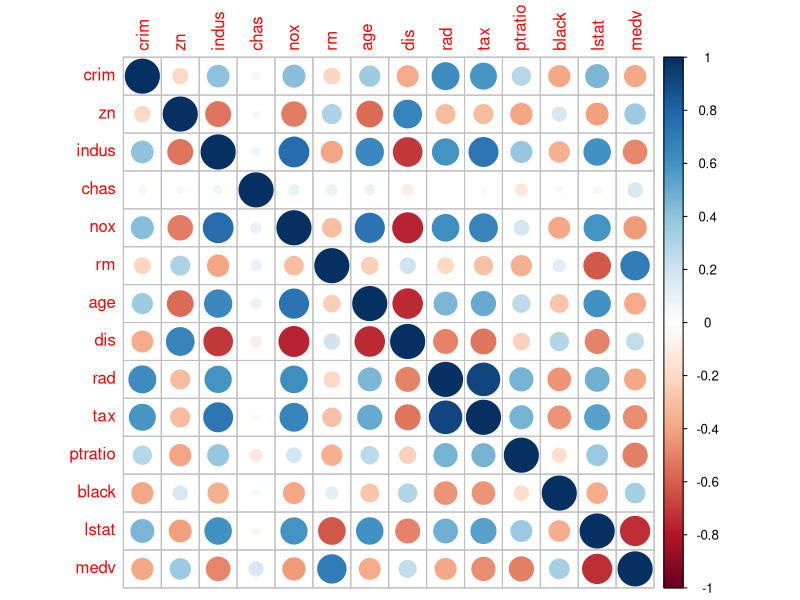
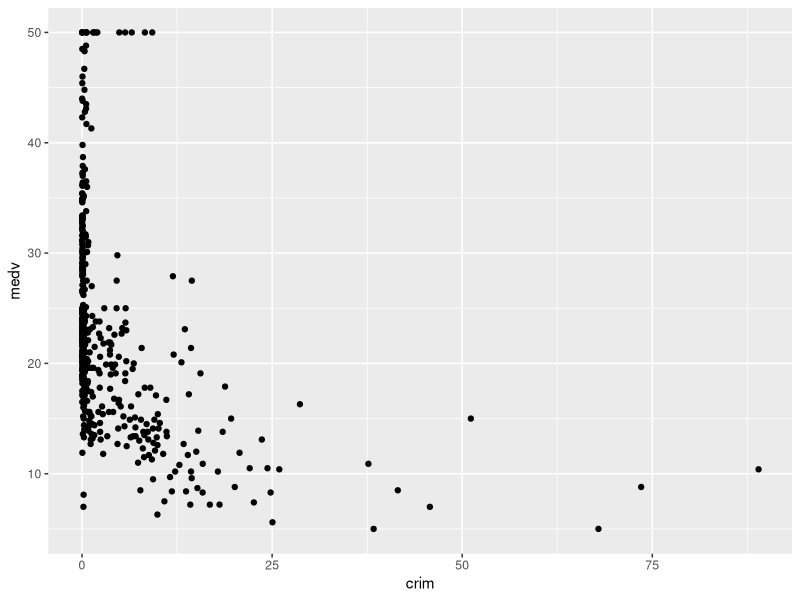
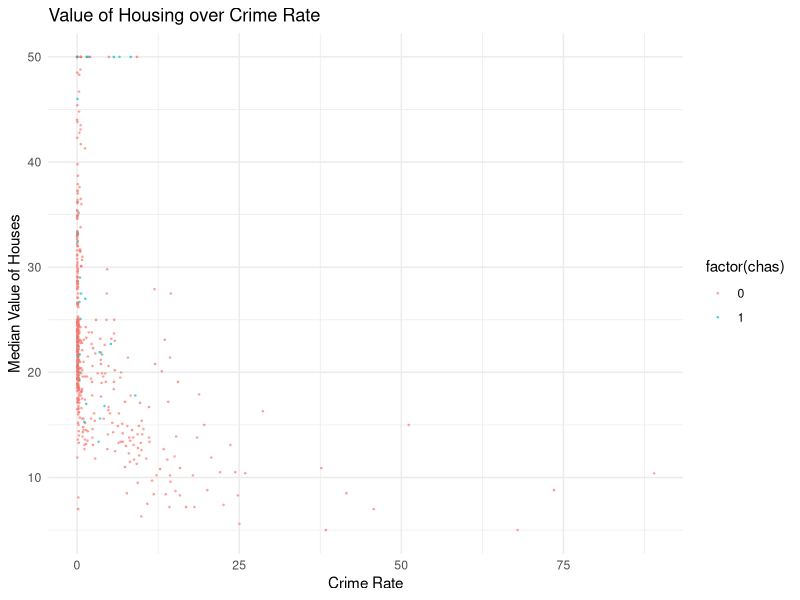
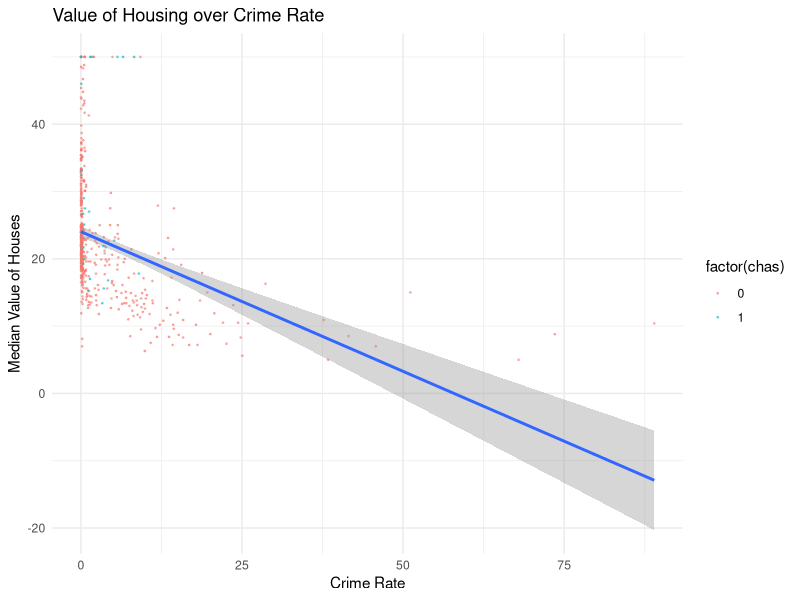

These figures' R source, in order:
rm(list = ls()) #removing all variables

#######################################
#                                     #
#         Linear Regression           #
#                                     #
#              Class 7                #
#                                     #
#              MGSC 310               #
#       Prof. Shahryar Doosti         #
#                                     #
#######################################

#######################################
# Goals:
#   - Data partition into test and train
#   - Run linear regression using lm()
#   - Interpret the results of lm
#
#   Data Exploration
#   - Check for missing values
#   - Identify and remove outliers
#   - Correlation between variables
#   - Correlation map using corrplot()
#   - scatterplots
#   - Using frequency table
#######################################

#######################################
### Load Boston dataframe from MASS package
library("MASS")# Now the data set is contained in the object Boston.
Boston <- data.frame(Boston) #the columns give information about the population at Boston


#######################################
### Data Exploration
library("corrplot")
corrplot(cor(Boston))

library("ggplot2")

ggplot(Boston, aes(crim, medv, )) +
  geom_point()

ggplot(Boston, aes(crim, medv, color = factor(chas) )) +
  geom_point(alpha = 0.5, size = 0.3) + #alpha changes transparency #size changes size of points
  theme_minimal() +
  labs(title = "Value of Housing over Crime Rate",
       x = "Crime Rate",
       y = "Median Value of Houses")

ggplot(Boston, aes(crim, medv)) +
  geom_point(aes(color = factor(chas)), alpha = 0.5, size = 0.3) + #alpha changes transparency #size changes size of points
  geom_smooth(method = 'lm') +
  theme_minimal() +
  labs(title = "Value of Housing over Crime Rate",
       x = "Crime Rate",
       y = "Median Value of Houses")
#######################################
### Data partitioning

# training (75%) - test (25%)
set.seed(310)
train_index <- sample(1:nrow(Boston), size = 0.75*nrow(Boston), replace = FALSE) 
Boston.train <- Boston[train_index, ]
Boston.test <- Boston[-train_index, ]
# check the dimensions
dim(Boston)
dim(Boston.train)
dim(Boston.test)
#######################################
### Linear Regression
my_model <- lm(medv ~ crim, Boston.train)
my_model

summary(my_model)

coef(my_model)

predict_train <- predict(my_model)
predict_test <- predict(my_model, Boston.test)
predict_test

